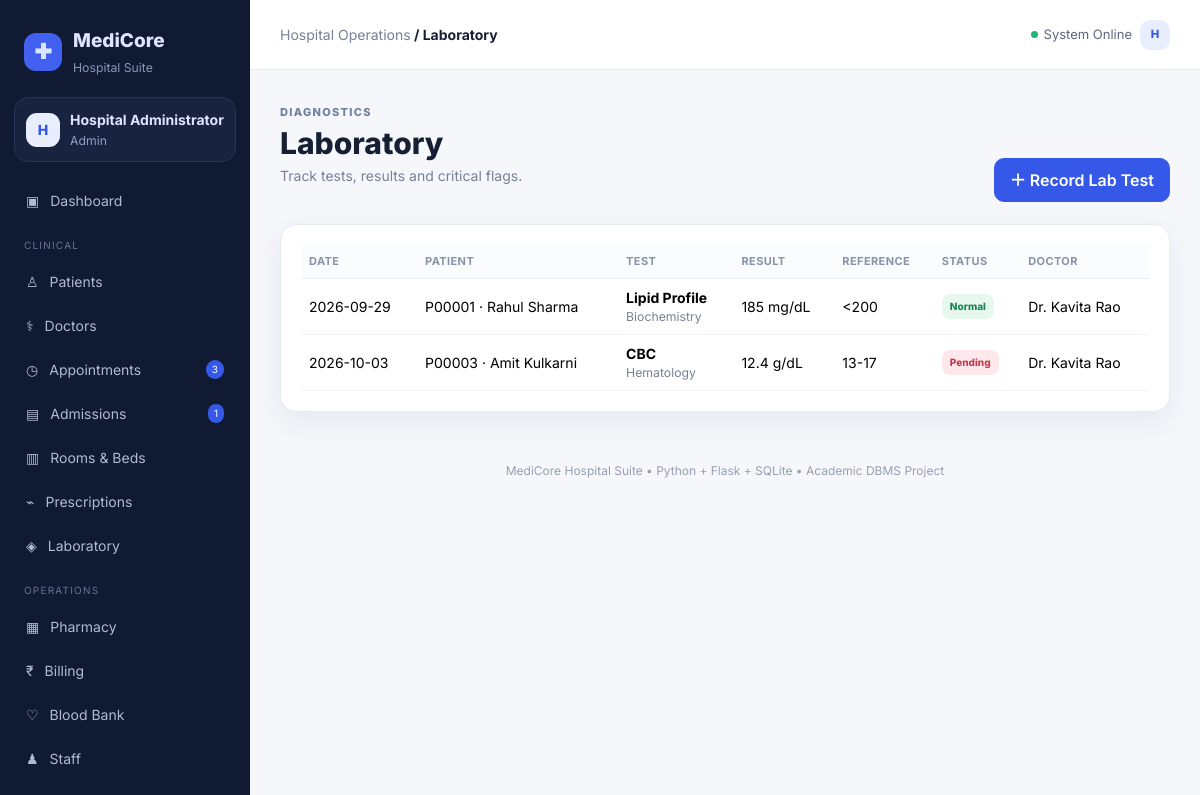
Screenshot of /labs (signed in) with the database file from the repository.
### tables this page shows
CREATE TABLE lab_tests(
 lab_id INTEGER PRIMARY KEY AUTOINCREMENT,patient_id INTEGER NOT NULL,doctor_id INTEGER,test_name TEXT NOT NULL,
 test_category TEXT,test_date TEXT NOT NULL,result_value TEXT,unit TEXT,reference_range TEXT,
 result_status TEXT DEFAULT 'Pending',remarks TEXT,
 FOREIGN KEY(patient_id) REFERENCES patients(patient_id),FOREIGN KEY(doctor_id) REFERENCES doctors(doctor_id)
);

CREATE TABLE patients(
 patient_id INTEGER PRIMARY KEY AUTOINCREMENT, patient_code TEXT UNIQUE NOT NULL, name TEXT NOT NULL,
 dob TEXT, age INTEGER NOT NULL, gender TEXT NOT NULL, blood_group TEXT, phone TEXT,email TEXT,address TEXT,
 emergency_contact TEXT,allergies TEXT,primary_doctor_id INTEGER,insurance_provider TEXT,
 status TEXT DEFAULT 'Active',created_at TEXT DEFAULT CURRENT_TIMESTAMP,
 FOREIGN KEY(primary_doctor_id) REFERENCES doctors(doctor_id)
);

CREATE TABLE doctors(
 doctor_id INTEGER PRIMARY KEY AUTOINCREMENT, name TEXT NOT NULL, specialization TEXT, department_id INTEGER,
 phone TEXT,email TEXT,license_no TEXT,consultation_fee REAL DEFAULT 0,
 available_days TEXT,available_time TEXT,status TEXT DEFAULT 'Active',
 FOREIGN KEY(department_id) REFERENCES departments(department_id)
);

### app.py (the view)
@app.route("/labs")
@login_required
def labs():
    rows=query("""SELECT l.*,p.patient_code,p.name patient_name,d.name doctor_name
                  FROM lab_tests l JOIN patients p ON l.patient_id=p.patient_id
                  LEFT JOIN doctors d ON l.doctor_id=d.doctor_id
                  ORDER BY l.lab_id DESC""")
    return render_template("labs/list.html",labs=rows)

### app.py (called while the page is built)
def get_db():
    conn = sqlite3.connect(DB_PATH)
    conn.row_factory = sqlite3.Row
    conn.execute("PRAGMA foreign_keys = ON")
    conn.execute("PRAGMA journal_mode = WAL")
    return conn

def query(sql, params=()):
    conn = get_db()
    cur = conn.execute(sql, params)
    rows = [dict(r) for r in cur.fetchall()]
    conn.close()
    return rows

def one(sql, params=()):
    conn = get_db()
    row = conn.execute(sql, params).fetchone()
    result = dict(row) if row else None
    conn.close()
    return result

def login_required(fn):
    @wraps(fn)
    def wrapper(*args, **kwargs):
        if "user_id" not in session:
            flash("Please login first.", "warning")
            return redirect(url_for("login"))
        return fn(*args, **kwargs)
    return wrapper

@app.context_processor
def globals():
    return {
        "current_date": date.today(),
        "app_name": "MediCore Hospital",
        "nav_count": {
            "pending": one("SELECT COUNT(*) c FROM appointments WHERE status='Scheduled'")["c"],
            "admitted": one("SELECT COUNT(*) c FROM admissions WHERE status='Admitted'")["c"]
        }
    }

### templates/labs/list.html
{% extends "base.html" %}{% block title %}Laboratory{% endblock %}
{% block content %}<div class="page-head"><div><span class="eyebrow">DIAGNOSTICS</span><h1>Laboratory</h1><p class="muted">Track tests, results and critical flags.</p></div><a class="btn btn-primary" href="{{url_for('add_lab')}}">＋ Record Lab Test</a></div>
<div class="panel"><div class="table-responsive"><table class="table align-middle"><thead><tr><th>Date</th><th>Patient</th><th>Test</th><th>Result</th><th>Reference</th><th>Status</th><th>Doctor</th></tr></thead><tbody>{% for l in labs %}<tr><td>{{l.test_date}}</td><td>{{l.patient_code}} · {{l.patient_name}}</td><td><b>{{l.test_name}}</b><div class="small muted">{{l.test_category}}</div></td><td>{{l.result_value or '—'}} {{l.unit or ''}}</td><td>{{l.reference_range or '—'}}</td><td><span class="status-badge {{l.result_status|lower}}">{{l.result_status}}</span></td><td>{{l.doctor_name or '—'}}</td></tr>{% else %}<tr><td colspan="7" class="empty">No lab tests.</td></tr>{% endfor %}</tbody></table></div></div>{% endblock %}

### static/style.css (style rules this page uses)
:root { --bg:#f5f7fb;--panel:#fff;--text:#172033;--muted:#768196;--line:#e7ebf2;--primary:#3558e8;--navy:#1a2550;--shadow:0 10px 30px rgba(30,42,80,.07) }
* { box-sizing:border-box }
body { margin:0;background:var(--bg);color:var(--text);font-family:Inter,system-ui,sans-serif;font-size:14px }
.muted { color:var(--muted) }
.page-head { display:flex;align-items:flex-end;justify-content:space-between;gap:20px;margin-bottom:22px }
.eyebrow { font-size:11px;letter-spacing:1.3px;color:#7180a0;font-weight:800 }
.page-head h1 { font-size:30px;margin:4px 0;font-weight:800 }
.btn { border-radius:10px;padding:9px 15px;font-weight:600 }
.btn-primary { background:var(--primary);border-color:var(--primary) }
.panel { background:var(--panel);border:1px solid var(--line);border-radius:16px;box-shadow:var(--shadow);padding:20px }
.table { --bs-table-bg:transparent;margin-bottom:0 }
.table th { font-size:11px;text-transform:uppercase;letter-spacing:.4px;color:#8993a7;background:#fbfcfe;border-bottom:1px solid var(--line) }
.table td { border-color:#eef1f5 }
.status-badge { display:inline-block;padding:5px 8px;border-radius:8px;font-size:10px;font-weight:800;background:#eef1f6;color:#5f6980 }
.status-badge.completed,.status-badge.paid,.status-badge.admitted,.status-badge.normal,.status-badge.success { background:#e7f8ef;color:#188451 }
.status-badge.pending,.status-badge.scheduled { background:#fff4da;color:#a56b03 }
.status-badge.cancelled,.status-badge.critical,.status-badge.abnormal,.status-badge.pending { background:#ffe8eb;color:#c43a4f }

### rows the page displays
lab_tests: test_date "2026-09-29", patient_code "P00001", patient_name "Rahul Sharma", test_name "Lipid Profile", test_category "Biochemistry", result_value "185", unit "mg/dL", reference_range "<200", result_status "Normal", name "Dr. Kavita Rao"
lab_tests: test_date "2026-10-03", patient_code "P00003", patient_name "Amit Kulkarni", test_name "CBC", test_category "Hematology", result_value "12.4", unit "g/dL", reference_range "13-17", result_status "Pending", name "Dr. Kavita Rao"

### other values shown
{{ session.get('full_name','U')[0] }} "H"
{{ session.get('full_name') }} "Hospital Administrator"
{{ session.get('role') }} "Admin"
{{ nav_count.pending }} "3"
{{ nav_count.admitted }} "1"
